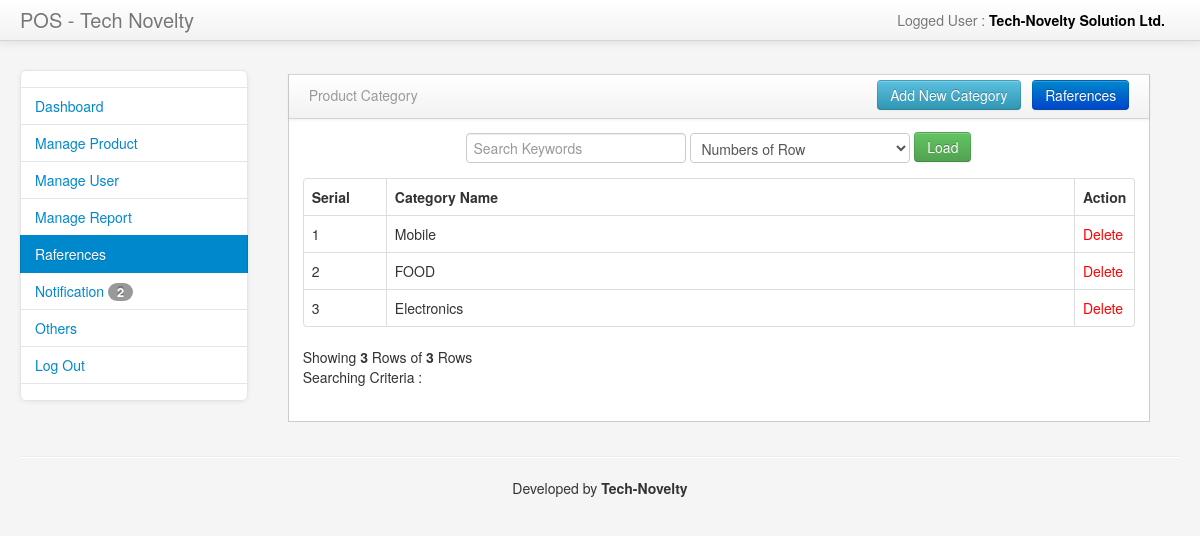
/admin/manage_category.php (signed in), run on the app's committed database.
### tables this page shows
CREATE TABLE IF NOT EXISTS `tbcategory` (
  `cid` int(11) NOT NULL AUTO_INCREMENT,
  `cname` varchar(200) NOT NULL,
  PRIMARY KEY (`cid`)
);

### tools/functions.php (called while the page is built, shortened)
<?php
require_once("controller.php");
class myFunctions extends POSController{
	function getTotalRowNumber($tbname){
  		$query ="SELECT * FROM $tbname ";
  		return $this->getRowNumber($query);
	}
	function getCategory($search,$num_rows){
  		$query ="SELECT * FROM tbcategory WHERE cname like '%$search%' limit 0,$num_rows";
  		return $this->getData($query);
	}
	function getNotificationsNum(){
  		$query ="SELECT * FROM tbproducts WHERE quantity <5 ";
  		return $this->getRowNumber($query);
	}
}
?>

### tools/controller.php (called while the page is built, shortened)
<?php
class POSController extends MyPOSDB{
	function getData($query) {
		$result = mysql_query($query);
		while($row=mysql_fetch_assoc($result)) {
			$resultset[] = $row;
		}
		if(!empty($resultset))
			return $resultset;
	}
	function getRowNumber($query) {
		$result = mysql_query($query);
		$rows=mysql_num_rows($result);
		return $rows;
	}
}
	?>

### admin/manage_category.php (the view, shortened to what this page needs)
<?php
require_once 'header_link.php';
$db_handle = new myFunctions();
  if(!isset($_REQUEST['keywords']) && !isset($_REQUEST['num_rows']) ){
    $search = "";
    $num_rows = "15";
  }else{
    $search = $_REQUEST['keywords'];
    $num_rows = $_REQUEST['num_rows'];
  }
  if ($num_rows !=NULL && $search == NULL) {
    $results = $db_handle->getCategory("",$num_rows);
  }
?>
<!DOCTYPE html>
<html class="no-js">
    <head>
        <link href="assets/css/customizedstyle.css" rel="stylesheet" media="screen">
        <link href="assets/css/myresponsivestyle.css" rel="stylesheet" media="screen">
        <link href="assets/css/styles.css" rel="stylesheet" media="screen">
    </head>
    <body>
        <div class="navbar navbar-fixed-top">
            <div class="navbar-inner">
                <div class="container-fluid">
                    <a class="brand" href="#">POS - Tech Novelty </a>
                    <div class="nav-collapse collapse">
                        <ul class="nav pull-right">
                            <li class="dropdown">
                                <a href="#" role="button" class="dropdown-toggle" data-toggle="dropdown">  <?php echo $user;?> </a>
                            </li>
                        </ul>
                   </div>
            </div>
        </div>
		</div>
        <div class="container-fluid">
            <div class="row-fluid">
                <div class="span3" id="sidebar">
                    <ul class="nav nav-list bs-docs-sidenav nav-collapse collapse">
                        <li><a></a></li>
                        <li><a href="dashboard.php"> Dashboard</a></li>
                        <li><a href="manage_products.php"> Manage Product</a></li>
                        <li><a href="manage_users.php"> Manage User</a></li>
                        <li><a href="manage_report.php"> Manage Report</a></li>
                        <li class="active"><a href="manage_references.php"> Raferences</a></li>
                        <li><a href="notification.php"> Notification <span class="badge"><?php echo $db_handle->getNotificationsNum();?></span></a></li>
                        <li><a href="others.php"> Others</a></li>
                        <li><a href="logout.php"> Log Out</a></li>
                        <li><a></a></li>
                    </ul>
                </div>
                <div class="span9" id="content">
                    <div class="row-fluid">
                        <div class="block">
                            <div class="navbar navbar-inner block-header">
                                <div class="muted pull-left" >Product Category</div>
                                <div class="pull-right" ><a href="add_category.php" style="margin-bottom:8px; margin-top:-5px;" class="btn btn-xs btn-info">Add New Category</a> &nbsp; <a href="manage_references.php" style="margin-bottom:8px; margin-top:-5px;" class="btn btn-xs btn-primary">Raferences</a></div>
                            </div>
                            <div class="block-content collapse in">
                               <center>
                                   <form action="" method="GET">
                                       <input name="keywords" type="text" value="<?php echo $search; ?>" placeholder="Search Keywords">
                                       <select name="num_rows">
                                           <option value="">Numbers of Row</option>
                                       </select>
                                        <input  class="btn btn-success" style="margin-bottom:8px; margin-top:-5px;"  type="submit" value="Load" >
                                       </form>
                                    </center>
                                   <table style="margin-top:-15px"; class="table table-bordered table-stripted table-hover">
                                      <thead>
                                            <th width="10%">Serial</th>
                                            <th>Category Name</th>
                                            <th width="5%">Action</th>
                                       </thead>
                                        <?php
                                        $i=0;
                                        $trow=count($results);
                                        if($trow>0){
                                         foreach($results as $category) {
                                        ?>
                                       <tr>
                                            <td><?php echo ++$i; ?></td>
                                            <td><?php echo htmlentities($category["cname"]); ?></td>
                                            <td>
                                                <a style="text-decoration:none;color:red;" onClick="return confirm('Do you want to Delete this Category?');"   href="delete_category.php?id=<?php echo $category['cid']; ?>">Delete</a>
                                            </td>
                                       </tr>
                                       <?php
                                        }
                                       }else{
                                          echo "<tr><td colspan='3' > <center>No data are matching</center></td></tr>";
                                        }
                                        ?>
                                   </table>
                                    <?php
                                    echo "Showing <b>".$i."</b> Rows of <b>".$db_handle->getTotalRowNumber("tbcategory")."</b> Rows";
                                    echo " <br /> Searching Criteria : <b>".$search."</b>";
                                     ?>
								                <br ><br >
                            </div>
                        </div>
                    </div>
				</div>
			</div>
            <hr>
            <footer>
            </footer>
        </div>
    </body>
</html>

### admin/assets/css/myresponsivestyle.css (style rules this page uses)
.row-fluid { width: 100%; *zoom: 1; }
.row-fluid:before, .row-fluid:after { display: table; line-height: 0; content: ""; }
.row-fluid:after { clear: both; }
.row-fluid [class*="span"] { display: block; float: left; width: 100%; min-height: 30px; margin-left: 2.564102564102564%; *margin-left: 2.5109110747408616%; -webkit-box-sizing: border-box; -moz-box-sizing: border-box; box-sizing: border-box; }
.row-fluid [class*="span"]:first-child { margin-left: 0; }
.row-fluid .span9 { width: 74.35897435897436%; *width: 74.30578286961266%; }
.row-fluid .span3 { width: 23.076923076923077%; *width: 23.023731587561375%; }
input, textarea, .uneditable-input { margin-left: 0; }
@media (min-width: 980px) { .nav-collapse.collapse { height: auto !important; overflow: visible !important; } }

### admin/assets/css/styles.css (style rules this page uses)
body { padding-top: 0; padding-bottom: 40px; background-color: #f5f5f5; }
@media (min-width: 979px) { body { padding-top: 60px; } }
#content { margin-left:0px; }
.block { border: 1px solid #ccc; background: white; margin: 1em 0em; border-top: none; }
.block-content { margin: 1em; min-height: .25em; }
.block-header { margin-bottom: 0px; border-right: none; border-left: none; -webkit-border-radius: 0px; -moz-border-radius: 0px; border-radius: 0px; }
.block-header div { padding-top: 10px; }
.bs-docs-sidenav { max-width: 228px; margin: 10px 0 0; padding: 0; background-color: #fff; -webkit-border-radius: 6px; -moz-border-radius: 6px; border-radius: 6px; -webkit-box-shadow: 0 1px 4px rgba(0,0,0,.065); -moz-box-shadow: 0 1px 4px rgba(0,0,0,.065); box-shadow: 0 1px 4px rgba(0,0,0,.065); }
.bs-docs-sidenav > li > a { display: block; width: 190px \9; margin: 0 0 -1px; padding: 8px 14px; border: 1px solid #e5e5e5; }
.bs-docs-sidenav > li:first-child > a { -webkit-border-radius: 6px 6px 0 0; -moz-border-radius: 6px 6px 0 0; border-radius: 6px 6px 0 0; }
.bs-docs-sidenav > li:last-child > a { -webkit-border-radius: 0 0 6px 6px; -moz-border-radius: 0 0 6px 6px; border-radius: 0 0 6px 6px; }
.bs-docs-sidenav > .active > a { position: relative; z-index: 2; padding: 9px 15px; border: 0; text-shadow: 0 1px 0 rgba(0,0,0,.15); -webkit-box-shadow: inset 1px 0 0 rgba(0,0,0,.1), inset -1px 0 0 rgba(0,0,0,.1); -moz-box-shadow: inset 1px 0 0 rgba(0,0,0,.1), inset -1px 0 0 rgba(0,0,0,.1); box-shadow: inset 1px 0 0 rgba(0,0,0,.1), inset -1px 0 0 rgba(0,0,0,.1); }

### data on the page
tbcategory: cname "Mobile"
tbcategory: cname "FOOD"
tbcategory: cname "Electronics"

### other printed values
$_SESSION['adminFullName'] "Tech-Novelty Solution Ltd."
$db_handle->getNotificationsNum() "2"
$i "3"
$db_handle->getTotalRowNumber("tbcategory") "3"
